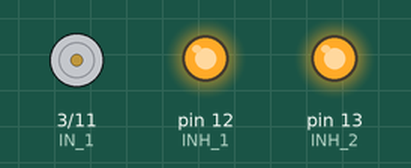
Simulated run of this sketch. Board: Arduino Uno, built with avr-gcc and run on an emulated ATmega328P. Shown: motor-driver pin pairs drawn as motors (green arrow = first pin HIGH = forward, orange = second pin HIGH = backward, longer = more drive), output pins drawn as LEDs (lit = HIGH).

Above: at 0.05 s.
At 6.45 s:
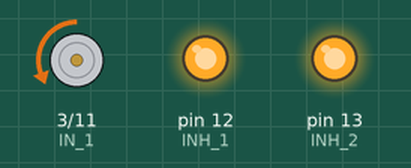
At 12.85 s:
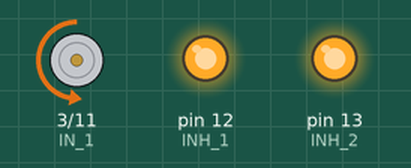
At 25.6 s:
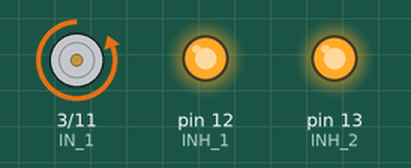
Timing chart, 0 to 40.0 s (numbered marks = the images above):
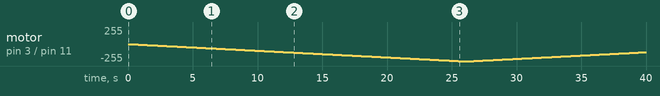

The sketch:

infenion_DC_shield.ino
```cpp
/*
Title:    Demo Sketch for Infineon DC Motor Control Shield
Author:   Frederick Vandenbosch
Version:  1.0
Date:     8 Feb 2015
*/

// Pin assignment for first half-bridge
const int IS_1 = A0; // current sense and diagnostics
const int IN_1 = 3; // input (PWM)
const int INH_1 = 12; // inhibit (low = sleep)

// Pin assignment for second half-bridge
const int IS_2 = A1; // current sense and diagnostics
const int IN_2 = 11; // input (PWM)
const int INH_2 = 13; // inhibit (low = sleep)

void setup() {
  // Set correct input/output state
  pinMode(IS_1, INPUT);
  pinMode(IN_1, OUTPUT);
  pinMode(INH_1, OUTPUT);
  pinMode(IS_2, INPUT);
  pinMode(IN_2, OUTPUT);
  pinMode(INH_2, OUTPUT);

  // Set initial output states
  analogWrite(IN_1, 0); // set motor speed to 0
  digitalWrite(INH_1, HIGH); // enable OUT1
  analogWrite(IN_2, 0); // set motor speed to 0
  digitalWrite(INH_2, HIGH); // enable OUT2
}

void loop() {
  /*
  half bridge mode, two unidirectional motors
  motor 1 connected to OUT1 and GND
  motor 2 connected to OUT2 and GND
  */
  /*forward(127); // motor 1 and motor 2 at half speed
  delay(5000);

  forward(255); // motor 1 and motor 2 at full speed
  delay(5000);

  left(127); // motor 1 stopped, motor 2 at half speed
  delay(5000);

  left(255); // motor 1 stopped, motor 2 at half speed
  delay(5000);

  right(127); // motor 1 at half speed, motor 2 stopped
  delay(5000);

  right(255); // motor 1 at half speed, motor 2 stopped
  delay(5000);

  halt(); // motor 1 and motor 2 stopped
  delay(5000);
  */

  /*
  h-bridge mode, single bidirectional motor
  motor connected to OUT1 and OUT2
  */
  /*left(127); // direction 1 at half speed
  delay(5000);

  left(255); // direction 1 at full speed
  delay(5000);

  right(127); // direction 2 at half speed
  delay(5000);

  right(255); // direction 2 at full speed
  delay(5000);

  halt(); // stop motor
  delay(5000);
  */
  for(int i=0; i<=255; i++){
    left(i);
    delay(100);
  }
  delay(1000);
  for(int i=255; i>=0; i--){
    left(i);
    delay(100);
  }
  delay(1000);
  for(int i=0; i<=255; i++){
    right(i);
    delay(100);
  }
  delay(1000);
  for(int i=255; i>=0; i--){
    right(i);
    delay(100);
  }

  halt();
  delay(1000);


}

void forward(int motorSpeed) { // motorSpeed from 0 to 255
  analogWrite(IN_1, motorSpeed);
  analogWrite(IN_2, motorSpeed);
}

void halt() {
  analogWrite(IN_1, 0);
  analogWrite(IN_2, 0);
}

void left(int motorSpeed) { // in case of two motors: assuming left wheel motor on OUT1 and right wheel motor on OUT2
  analogWrite(IN_1, 0);
  analogWrite(IN_2, motorSpeed);
}

void right(int motorSpeed) { // in case of two motors: assuming left wheel motor on OUT1 and right wheel motor on OUT2
  analogWrite(IN_1, motorSpeed);
  analogWrite(IN_2, 0);
}
```

Measured:
- by itself, motor on pin 3 (IN_1) / pin 11 (IN_2): stopped → backward 1/255 at 0.10 s, → backward 2/255 0.10 s later, → backward 3/255 0.10 s later, → backward 4/255 0.10 s later, … (388 changes in this stretch)
